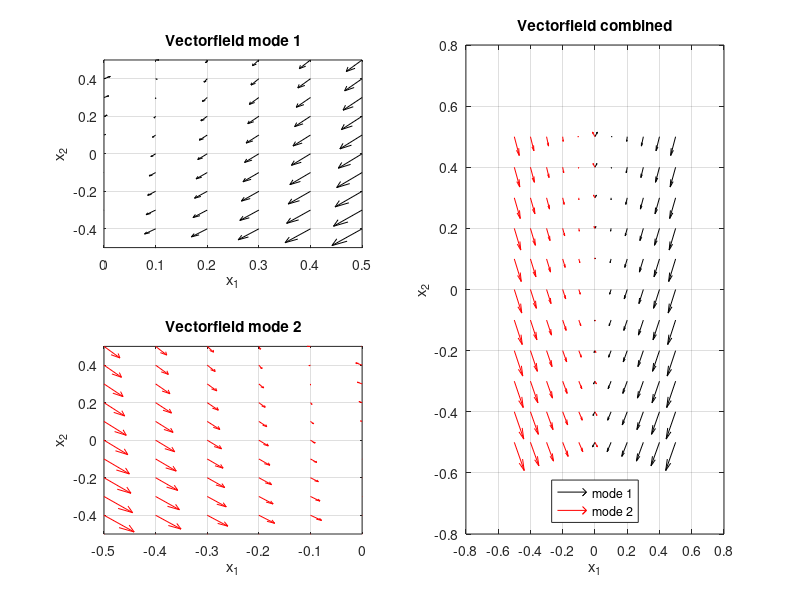

Recreate this plot in MATLAB.
% -------------------------------------------------------------------------
% 4CM20 Hybrid Systems and Control 2020-2021
% -------------------------------------------------------------------------

clear all
close all

%% Calculation of Vectorfields in different modes
[xp11,xp12] = meshgrid(0:0.1:0.5,-0.5:.1:0.5);
p11 = -3*xp11 + xp12;
p12 = -5*xp11 + xp12;
%2
[xp21,xp22] = meshgrid(-0.5:0.1:0,-0.5:.1:0.5);
p21 = -3*xp21 - xp22;
p22 = 5*xp21 + xp22;

% Plotting of the vector fields
figure
subplot(2,2,1)
quiver(xp11,xp12,p11,p12,'k-')
grid on
title('Vectorfield mode 1')
xlabel('x_1')
ylabel('x_2')
xlim([0 0.5])
ylim([-0.5 0.5])

subplot(2,2,[2 4])
quiver(xp11,xp12,p11,p12,'k-')
hold on
quiver(xp21,xp22,p21,p22,'r-')
grid on
legend('mode 1','mode 2','location','south')
title('Vectorfield combined')
xlabel('x_1')
ylabel('x_2')

subplot(2,2,3)
quiver(xp21,xp22,p21,p22,'r-')
grid on
title('Vectorfield mode 2')
xlabel('x_1')
ylabel('x_2')
xlim([-0.5 0])
ylim([-0.5 0.5])
